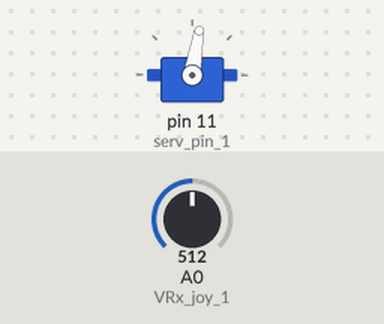
The sketch below on a simulated Arduino Uno, built with avr-gcc and run on an emulated ATmega328P. Parts: servo. The test bench sets the inputs (shaded band); at power-on: A0 (VRx_joy_1) = 512.

Above: at 1.2 s.
1.3 s: A0 (VRx_joy_1) set to 588
2.8 s: A0 (VRx_joy_1) set to 617
At 3.3 s:
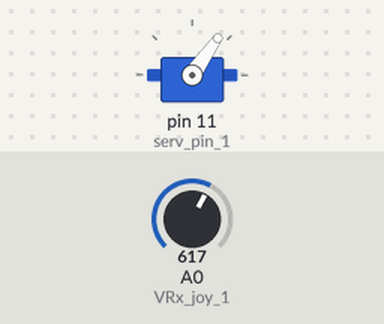
5.8 s: A0 (VRx_joy_1) set to 290
At 6.31 s:
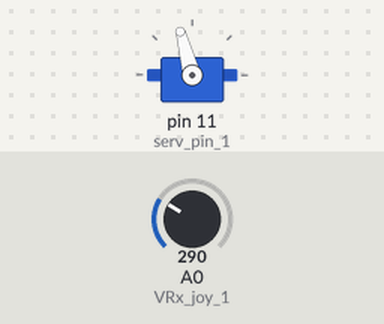
8.8 s: A0 (VRx_joy_1) set to 313
At 10.0 s:
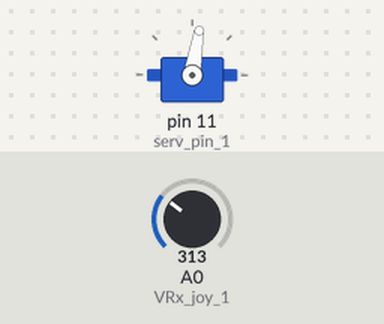
10.3 s: A0 (VRx_joy_1) set to 122
At 10.8 s:
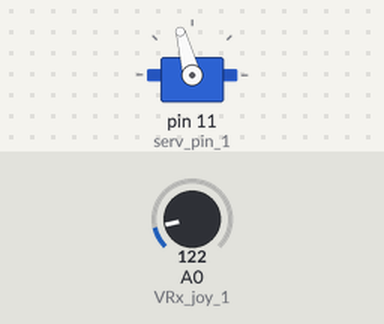
Timing chart, 0 to 13.3 s (numbered marks = the images above; inputs shaded):
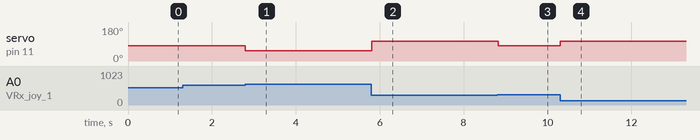

The sketch:

Stepper_and_1_joystick_v01.ino
```cpp
#include <Servo.h>
int VRx_joy_1 = A0;
int serv_pin_1 = 11;
int xPosition_joy_1 = 0;
int angle = 5;
int initial_position1 = 90;
Servo servo1;

void setup()
{
    pinMode(VRx_joy_1, INPUT);
    servo1.attach(serv_pin_1);
}

void loop()
{
    xPosition_joy_1 = analogRead(VRx_joy_1);
    servo1.write(81); //stop
    if (xPosition_joy_1 < 300)
    {
        servo1.write(81); servo1.write(105); delay(100); servo1.write(81);
    }
    if (xPosition_joy_1 > 600)
    {
        servo1.write(81); servo1.write(55); delay(100); servo1.write(81);
    }

}
```

Measured:
- the behaviour switches between 600 and 601 on A0 (VRx_joy_1) (found by bisection; images 0 and 1)
- the behaviour switches between 299 and 300 on A0 (VRx_joy_1) (found by bisection; images 2 and 3)
- after the input at 1.3 s, every drawn part: stays the same
- after the input at 2.8 s, servo on pin 11 (serv_pin_1): 81° → 55° at once
- after the input at 5.8 s, servo on pin 11 (serv_pin_1): 55° → 105° at once
- after the input at 8.8 s, servo on pin 11 (serv_pin_1): 105° → 81° at once
- after the input at 10.3 s, servo on pin 11 (serv_pin_1): 81° → 105° at once
